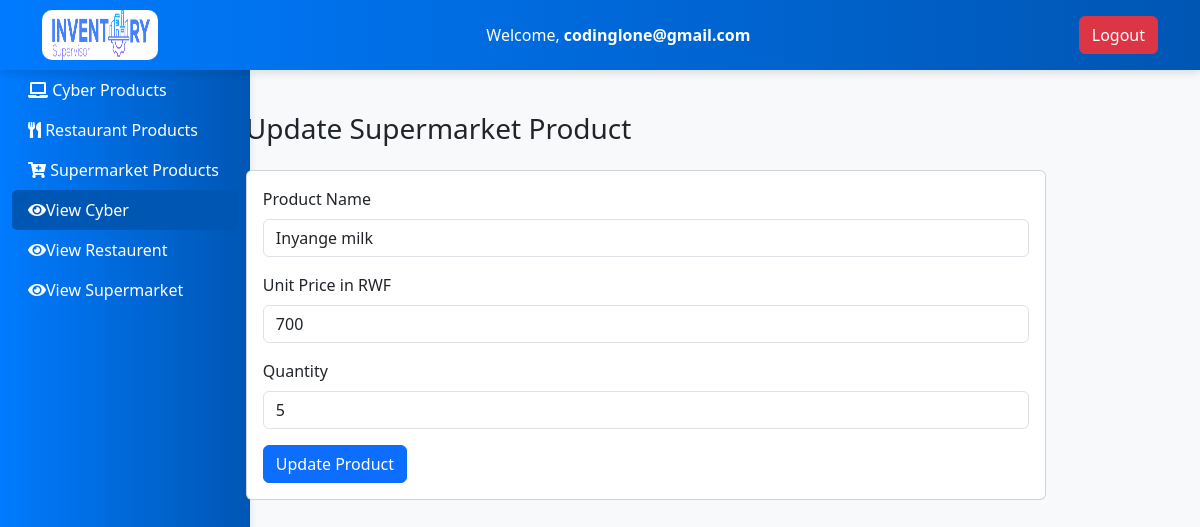
The app's page /accountant/updateSupermarket.php?id=1 (signed in) with its own data.
### tables this page shows
CREATE TABLE `supermarket_products` (
  `id` int(11) NOT NULL,
  `product_name` varchar(255) NOT NULL,
  `unit_price` float NOT NULL,
  `quantity` int(11) NOT NULL
);

### accountant/updateSupermarket.php (the view, shortened to what this page needs)
<?php
include '../utils/link.php';
$logged_user = $_SESSION['accountant'];
?>
<!DOCTYPE html>
<html lang="en">
<head>
    <link rel="stylesheet" href="https://cdn.jsdelivr.net/npm/bootstrap@5.3.0/dist/css/bootstrap.min.css">
    <link rel="stylesheet" href="https://cdnjs.cloudflare.com/ajax/libs/font-awesome/5.15.3/css/all.min.css">
</head>
<body>
    <div class="top-bar" style="position: fixed;top:0;width:100%;z-index: 100;">
        <div class="container">
            <div class="d-flex justify-content-between align-items-center">
                <div class="bg-white px-2" style="border-radius: 10px;">
                    <img src="../assets/logo.png" class="img-fluid" style="width: 100px;height:50px;" alt="">
                </div>
                <span>Welcome, <strong>
                        <?php echo $logged_user; ?>
                    </strong></span>
                <a href="../logout.php" class="btn btn-danger">Logout</a>
            </div>
        </div>
    </div>
    <div class="container-fluid" style="margin-top:56px;">
        <div class="row">
            <nav class="col-md-2 d-none d-md-block sidebar"
                style="position: fixed; left:0;height:100vh;overflow:hidden;margin-top:14px;">
                <div class="sidebar-sticky">
                    <ul class="nav flex-column">
                        <li class="nav-item">
                            <a class="nav-link text-white" id="cyberTab" href="#cyberProducts"><i
                                    class="fas fa-laptop"></i> Cyber Products</a>
                        </li>
                        <li class="nav-item">
                            <a class="nav-link text-white" id="restaurantTab" href="index.php"><i
                                    class="fas fa-utensils"></i> Restaurant Products</a>
                        </li>
                        <li class="nav-item">
                            <a class="nav-link text-white" id="supermarketTab" href="index.php"><i
                                    class="fas fa-cart-plus"></i> Supermarket Products</a>
                        </li>
                        <li class="nav-item">
                            <a class="nav-link active text-white" id="cyberViewTab" data-bs-toggle="tab"
                                href="#cyberView"><i class="fas fa-eye"></i>View Cyber</a>
                        </li>
                        <li class="nav-item">
                            <a class="nav-link text-white" id="restaurentViewTab" href="index.php"><i
                                    class="fas fa-eye"></i>View Restaurent</a>
                        </li>
                        <li class="nav-item">
                            <a class="nav-link text-white" id="supermarketViewTab" href="index.php"><i
                                    class="fas fa-eye"></i>View Supermarket</a>
                        </li>
                    </ul>
                </div>
            </nav>
            <main role="main" class="col-md-9 ml-sm-auto col-lg-10 px-md-4 d-flex justify-center">
                <div class="tab-content">
                    <div class="tab-pane fade active show" id="cyberView">
                        <h3 class="mb-4">Update Supermarket Product</h3>
                        <?php
                        if (isset($_GET['id'])) {
                            $id = $_GET['id'];
                            $sql = "SELECT * FROM supermarket_products WHERE id = '$id'";
                            $result = $link->query($sql);
                            $row = mysqli_fetch_array($result);
                            ?>
                            <div class="card p-3" style="width: 800px;">
                                <form method="POST">
                                    <div class="mb-3">
                                        <label for="productNameSupermarket" class="form-label">Product Name</label>
                                        <input type="text" class="form-control" value="<?php echo $row['product_name'] ?>"
                                            id="productNameSupermarket" name="productNameSupermarket" required>
                                    </div>
                                    <div class="mb-3">
                                        <label for="unitPriceCyber" class="form-label">Unit Price in RWF</label>
                                        <input type="number" class="form-control" value="<?php echo $row['unit_price'] ?>"
                                            id="unitPriceSupermarket" name="unitPriceSupermarket" required>
                                    </div>
                                    <div class="mb-3">
                                        <label for="quantityCyber" class="form-label">Quantity</label>
                                        <input type="number" class="form-control" value="<?php echo $row['quantity'] ?>"
                                            id="quantitySupermarket" name="quantitySupermarket" required>
                                    </div>
                                    <button type="submit" name="updateSupermarketProduct" class="btn btn-primary">Update
                                        Product</button>
                                </form>
                            </div>
                        <?php } ?>
                    </div>
                </div>
            </main>
        </div>
    </div>
</body>
</html>

### accountant/updateSupermarket.php (style rules this page uses)
body { padding-top: 56px; padding-left: 250px; background-color: #f8f9fa; }
.top-bar { background: linear-gradient(to right, #007bff, #0056b3); color: white; position: fixed; top: 0; left: 0; width: 100%; padding: 10px; box-shadow: 0 4px 8px rgba(0, 0, 0, 0.1); }
.sidebar { background: linear-gradient(to right, #007bff, #0056b3); color: white; position: fixed; top: 56px; left: 0; height: 100vh; width: 250px; box-shadow: 0 4px 8px rgba(0, 0, 0, 0.1); margin-bottom: 20px; }
main { display: flex; justify-content: center; }
.nav-link { color: white; transition: color 0.3s; }
.nav-link.active { background-color: #0056b3; border-radius: 5px; }

### records on screen
supermarket_products: productNameSupermarket "Inyange milk", unitPriceSupermarket "700", quantitySupermarket "5"

### other values on screen
$logged_user "codinglone@gmail.com"
